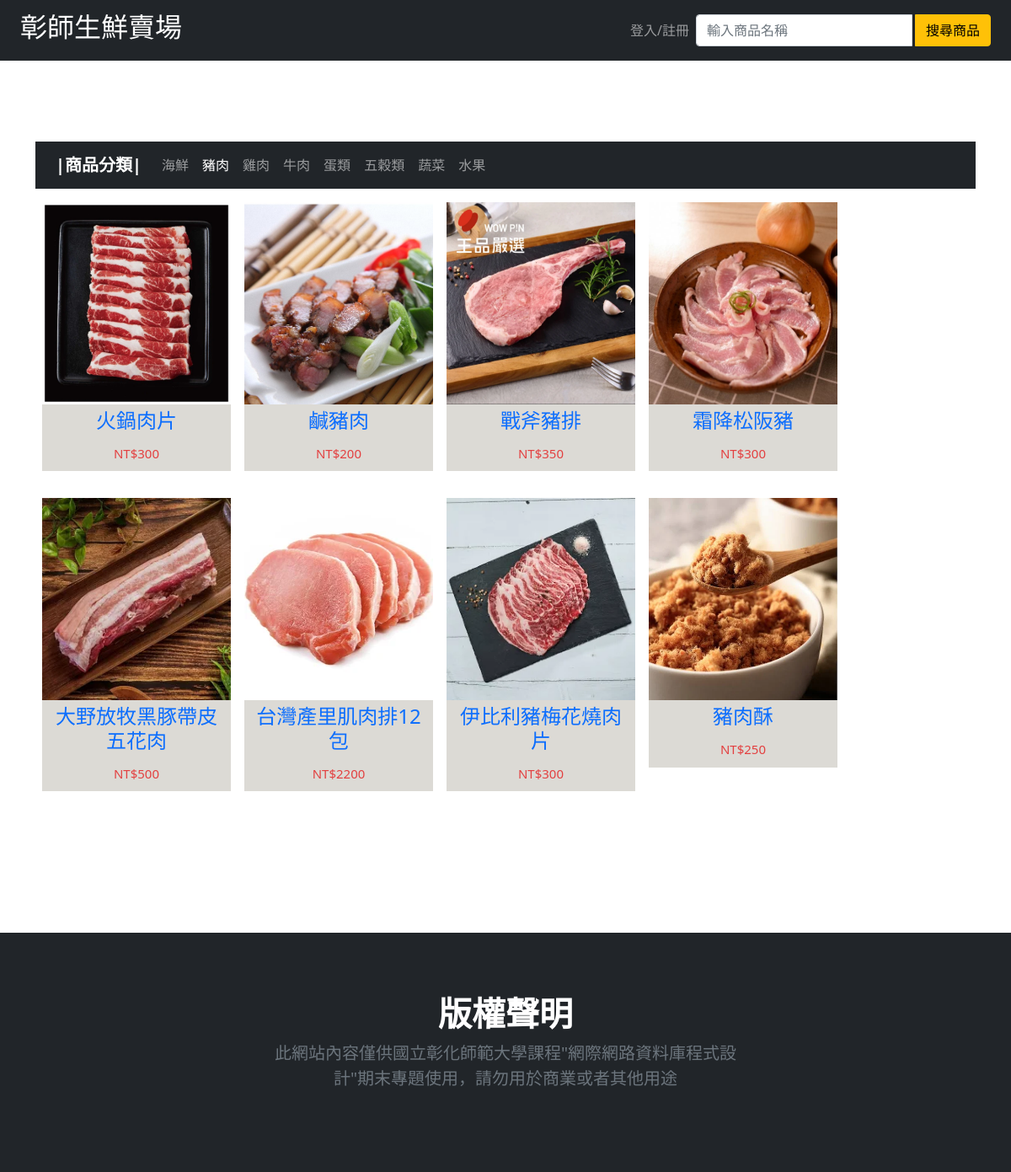
The app's page /item.php?cat=pork with its own data.
### item.php (the view, shortened to what this page needs)
<!DOCTYPE html>
<html lang="en">
<?php  include_once("header.php");
  function find($head){
    global $link;
    if(is_numeric($head)){
      $sql = "SELECT UID,品名,庫存量,售價 FROM 商品 WhERE UID LIKE '".$head."%'";
    }else {
      $sql = "SELECT UID,品名,庫存量,售價 FROM 商品 WhERE  品名 LIKE '%".$head."%'";
    }
    if($result = mysqli_query($link,$sql)){
      $num = mysqli_num_rows($result);
      if($num!=0){
        echo '<div class="container d-flex flex-row flex-wrap">';
      while($row = $result->fetch_assoc()){
        echo '<div class="box p-2" id="itemhover">';
        echo '<a href="./item_infor.php?uid='.$row['UID'].'" id="decoration1">';
        echo '<div class="box-bg">
                <img src="./image/'.$row['UID'].'.webp" alt="...." />
              </div>';
        echo '<div class="box-text">
                <h4>'.$row['品名'].'</h4>
                <p>NT$'.$row['售價'].'</p>
              </div>
            </a>
          </div>';
      }
      echo '</div>';
      }else {
        echo "HJIHe";
      }
    }
  }
?>
  <br><br><br><br><br>
  <div class="container mb-2">
    <nav class="navbar navbar-expand-lg navbar-dark bg-dark ps-4 pe-4">
      <b class="navbar-brand"> |商品分類| </b>
      <div class="collapse navbar-collapse" id="navbarSupportedContent1">
        <ul class="navbar-nav mb-2 mb-lg-0">
          <li class="nav-item">
            <a class="nav-link" href="item.php?cat=seafood" id="seafood">海鮮</a>
          </li>
          <li class="nav-item">
            <a class="nav-link" href="item.php?cat=pork" id="pork">豬肉</a>
          </li>
          <li class="nav-item">
            <a class="nav-link" href="item.php?cat=chicken" id="chicken">雞肉</a>
          </li>
          <li class="nav-item">
            <a class="nav-link" href="item.php?cat=beef" id="beef">牛肉</a>
          </li>
          <li class="nav-item">
            <a class="nav-link" href="item.php?cat=egg" id="egg">蛋類</a>
          </li>
          <li class="nav-item">
            <a class="nav-link" href="item.php?cat=cereals" id="cereals">五穀類</a>
          </li>
          <li class="nav-item">
            <a class="nav-link" href="item.php?cat=vegetable" id="vegetable">蔬菜</a>
          </li>
          <li class="nav-item">
            <a class="nav-link" href="item.php?cat=fruit" id="fruit">水果</a>
          </li>
        </ul>
      </div>
    </nav>
  </div>
  <?php
    if(isset($_GET['cat'])){
        $cat = strip_tags($_GET['cat']);
        switch($cat){
          case "pork":
            find('2');
            break;
        }
      }else if(!isset($_GET['cat'])){
        echo "<script> location.replace('index.php'); alert('錯誤分類！！')</script>";
      }
  ?>
   <br><br><br>
   <?php include_once("footer.php")?>
</body>
</html>

### css/style.css (style rules this page uses)
#decoration1 { text-decoration: none; }
.box { width: 240px; }
.box-bg { width: 100%; height: 240px; }
.box-bg img { width: 100%; height: 100%; }
.box-text { width: 100%; background: #dcdad5; }
.box-text h4 { text-align: center; padding: 5px; }
.box-text p { font-size: 15px; color: rgb(227, 64, 64); text-align: center; padding-bottom: 10px; }

### records on screen
商品: UID (picture), 品名 "火鍋肉片", 售價 "300"
商品: UID (picture), 品名 "鹹豬肉", 售價 "200"
商品: UID (picture), 品名 "戰斧豬排", 售價 "350"
商品: UID (picture), 品名 "霜降松阪豬", 售價 "300"
商品: UID (picture), 品名 "大野放牧黑豚帶皮五花肉", 售價 "500"
商品: UID (picture), 品名 "台灣產里肌肉排12包", 售價 "2200"
商品: UID (picture), 品名 "伊比利豬梅花燒肉片", 售價 "300"
商品: UID (picture), 品名 "豬肉酥", 售價 "250"
